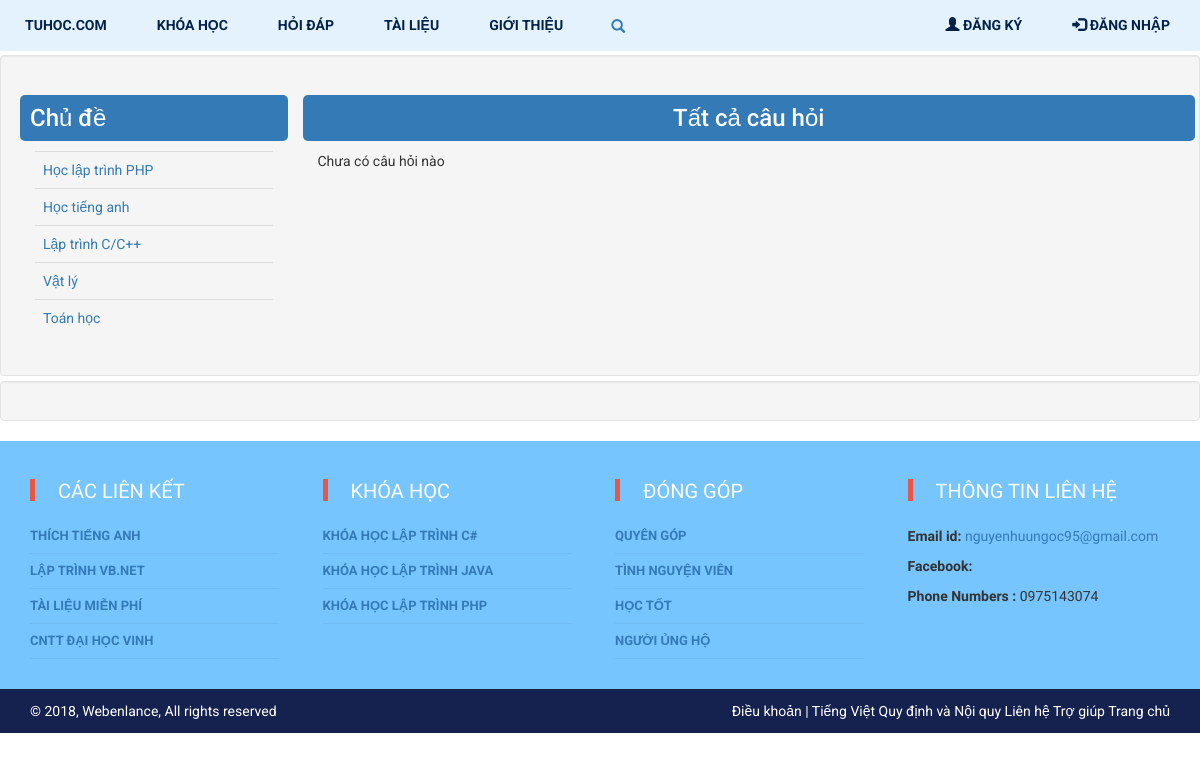
/index.php?xem=chude&id_loai_tin=3, run on an earlier commit of the app's database.
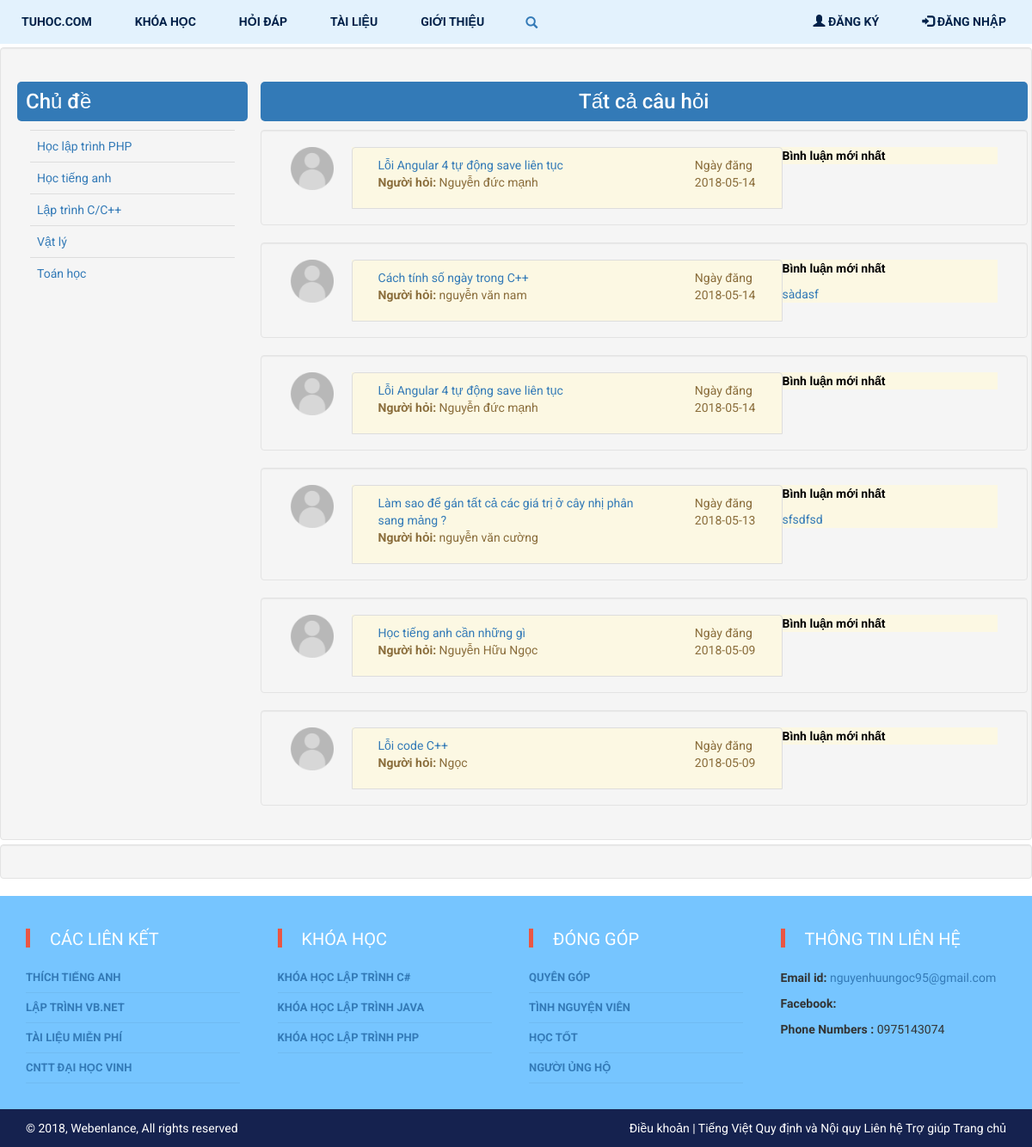
And on a later commit of the database.
### tables this page shows
CREATE TABLE `chu_de` (
  `id` int(11) NOT NULL,
  `ten` varchar(255) NOT NULL,
  `id_loai_tin` int(11) NOT NULL,
  `thu_tu` int(11) NOT NULL,
  `tinh_trang` int(11) NOT NULL
);

CREATE TABLE `cau_hoi` (
  `id` int(11) NOT NULL,
  `id_chu_de` int(11) NOT NULL,
  `tieu_de` varchar(255) NOT NULL,
  `noi_dung` text NOT NULL,
  `hinh_anh` varchar(255) NOT NULL,
  `ten_dang_nhap` varchar(255) NOT NULL,
  `ngay_tao` date NOT NULL,
  `tinh_trang` int(11) NOT NULL
);

CREATE TABLE `thanh_vien` (
  `id` int(11) NOT NULL,
  `ten_dang_nhap` varchar(255) NOT NULL,
  `mat_khau` varchar(255) NOT NULL,
  `email` varchar(255) NOT NULL,
  `ho_ten` varchar(25) NOT NULL,
  `quyen` int(11) NOT NULL,
  `tinh_trang` int(11) NOT NULL
);

CREATE TABLE `binh_luan` (
  `id` int(11) NOT NULL,
  `noi_dung` varchar(500) NOT NULL,
  `ten_dang_nhap` varchar(255) NOT NULL,
  `thoi_gian` timestamp NOT NULL DEFAULT CURRENT_TIMESTAMP ON UPDATE CURRENT_TIMESTAMP,
  `id_cau_hoi` int(11) NOT NULL
);

### modules/content/chu_de/hoi_dap.php (the view, shortened to what this page needs)
<?php
if(isset($_GET['id'])){
	$sql = "SELECT a.*, b.ho_ten FROM cau_hoi a, thanh_vien b WHERE a.ten_dang_nhap = b.ten_dang_nhap and a.tinh_trang = 1 and id_chu_de='".$_GET['id']."' order by ngay_tao desc limit 10";
}else{
	$sql = "SELECT a.*, b.ho_ten FROM cau_hoi a, thanh_vien b, chu_de c WHERE a.ten_dang_nhap = b.ten_dang_nhap and a.tinh_trang = 1 AND a.id_chu_de = c.id AND c.id_loai_tin = '".$_GET['id_loai_tin']."' order by ngay_tao desc limit 10";
}
$result  = mysqli_query($conn, $sql);
$num_row = mysqli_num_rows($result);
?>
<div class="col-sm-9">
	<div class="container-fluid row ">
		<div class="tieu_de row text-center">
			<h3 class="bg-primary" id="xep_hang">Tất cả câu hỏi </h3>
		</div>
		<?php
		if($num_row == 0){
			echo "Chưa có câu hỏi nào";
		}else{
			while ($row = mysqli_fetch_assoc($result)) {
				?>
				<div class="row well" >
					<div class="col-sm-1 ">
						<a href="" ><img src="image/no-avatar.png" height="50px" width="50px"></a>
					</div>
					<div class="col-sm-11 form-inline">
						<div class="col-sm-8 list-group-item  list-group-item-warning">
							<div class="col-sm-9">
								<a href="index.php?xem=baiviet&id=<?php echo $row['id']?>" class=""> <?php echo $row['tieu_de']?></a>
								<p><b>Người hỏi:</b> <?php echo $row['ho_ten']?></p>
							</div>
							<div class="col-sm-3">
								<span class="pull-right">Ngày đăng<br/> <?php echo $row['ngay_tao']?></span>
							</div>
						</div>
						<div class="col-sm-34list-group-item  list-group-item-warning">
							<p style="font-weight: bold;color: black;">Bình luận mới nhất</p>
							<?php echo '<a href="index.php?xem=baiviet&id='.$row['id'].'">'.get_new_comment($conn, $row['id'])['noi_dung'].'</a>'; ?>
						</div>
					</div>
				</div>
				<?php
			}
		}
		?>
	</div>
</div>
<?php
function get_new_comment($conn, $id){
	$sql = " SELECT * FROM binh_luan WHERE id_cau_hoi = ".$id;
	return mysqli_fetch_assoc(mysqli_query($conn, $sql));
}
?>

### modules/content/chu_de/danh_sach.php
<?php
$sql = "SELECT * FROM chu_de  WHERE id_loai_tin = ".$_GET['id_loai_tin']." and tinh_trang =1 order by thu_tu";
$result = mysqli_query($conn, $sql);
?>
<div class="container-fluid well" style="margin-top: 55px ;margin-bottom: 5px">
	<div class="row " width ="100%">
		<div class="col-sm-3">
			<div class="container-fluid">
				<div class="tieu_de row ">
					<h3 class="bg-primary">Chủ đề</h3>
				</div>
				<table class="table table-hover" style="background-color: ">
					<tbody class="list-group">
						<?php
						while($row = mysqli_fetch_assoc($result)){
							echo '
							<tr>
							<td><a href="index.php?xem=chude&id_loai_tin='.$_GET['id_loai_tin'].'&id='.$row['id'].'">'.$row['ten'].'</a></td>
							</tr>';
						}
						?>
					</tbody>
				</table>
			</div>
		</div>
		<?php
			if($_GET['id_loai_tin']==3){
				include("modules/content/chu_de/hoi_dap.php");
			}elseif($_GET['id_loai_tin']==2){
				include("modules/content/chu_de/khoa_hoc.php");
			}elseif ($_GET['id_loai_tin']==4) {
				include("modules/content/chu_de/tai_lieu.php");
			}
		?>
	</div>
</div>
<div class="container-fluid well">
</div>

What changed in the data, as far as the page shows it:
now on this page (row edited): cau_hoi: tieu_de "Lỗi Angular 4 tự động save liên tục", thanh_vien.ho_ten "Nguyễn đức mạnh", ngay_tao "2018-05-14"
now on this page (row edited): cau_hoi: tieu_de "Cách tính số ngày trong C++", thanh_vien.ho_ten "nguyễn văn nam", ngay_tao "2018-05-14", id.noi_dung "sàdasf"
added cau_hoi: tieu_de "Lỗi Angular 4 tự động save liên tục", thanh_vien.ho_ten "Nguyễn đức mạnh", ngay_tao "2018-05-14"
now on this page (row edited): cau_hoi: tieu_de "Làm sao để gán tất cả các giá trị ở cây nhị phân sang mảng ?", thanh_vien.ho_ten "nguyễn văn cường", ngay_tao "2018-05-13", id.noi_dung "sfsdfsd"
now on this page (row edited): cau_hoi: tieu_de "Học tiếng anh cần những gì", thanh_vien.ho_ten "Nguyễn Hữu Ngọc", ngay_tao "2018-05-09"
now on this page (row edited): cau_hoi: tieu_de "Lỗi code C++", thanh_vien.ho_ten "Ngọc", ngay_tao "2018-05-09"
Also different on the page:
text no longer shown: "Chưa có câu hỏi nào"
